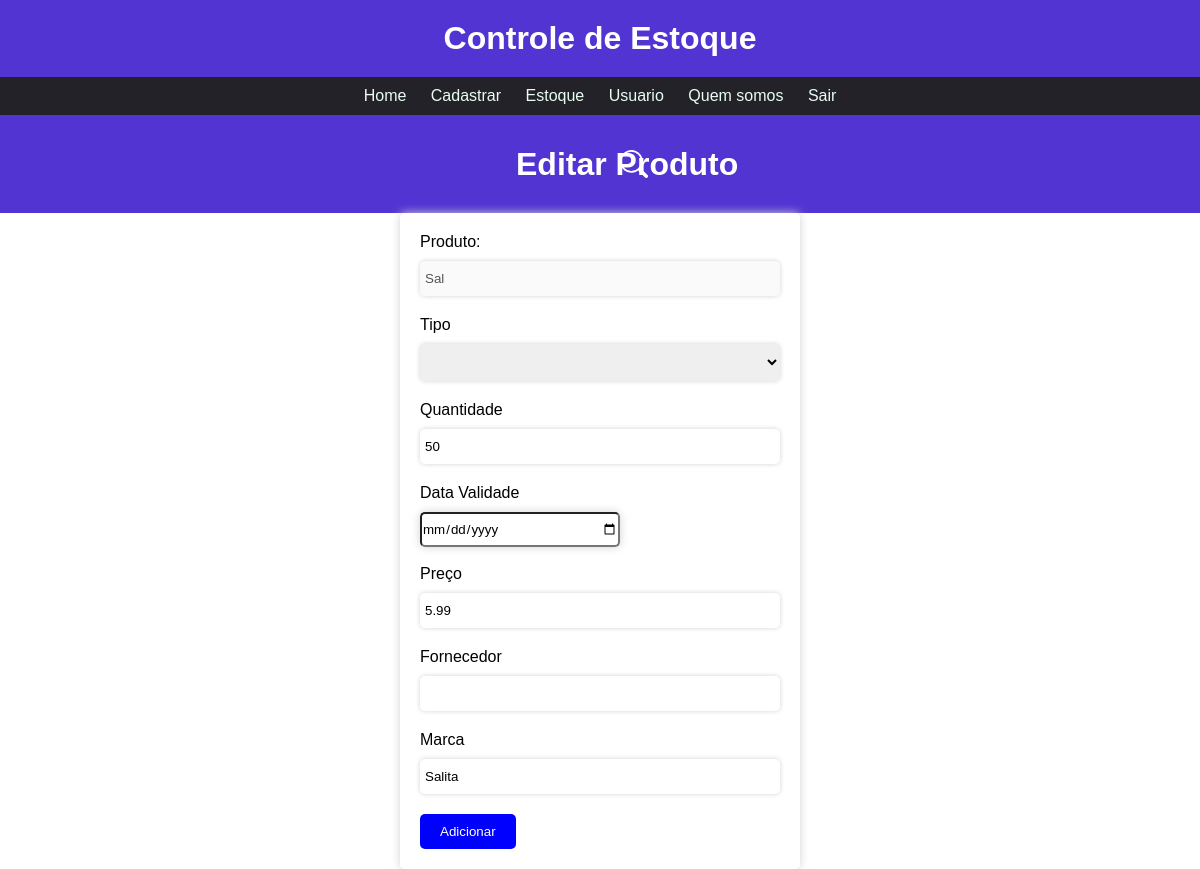
The app's page /users/Login/users/produto/editar/atualizar.php?id=1 with its own data.
### tables this page shows
create table produto(
	id int primary key auto_increment not null,
    nome varchar(50),
    tipo varchar(20),
    categoria varchar(20),
    quantidade int default 0,
    preco float,
    fornecedor varchar(45),
    marca varchar(50),
    data_validade date,
    status_cadastro datetime,
    id_usuario int,
    foreign key (id_usuario) references Usuario(id)
);

### users/Login/users/produto/editar/atualizar.php (the view, shortened to what this page needs)
<?php
 require_once('../../../config/conexao.php');
 if(!empty($_GET['id'])){
  $id = $_GET['id'];
  $sqlSelect = "SELECT * FROM produto where id=$id";
  $result = $conn->query($sqlSelect);
  if($result->num_rows > 0){
      while($user_data = mysqli_fetch_assoc($result)){
          $nome = $user_data['nome'];
          $categoria = $user_data['categoria'];
          $quantidade = $user_data['quantidade'];
          $preco = $user_data['preco'];
          $fornecedor = $user_data['fornecedor'];
          $marca = $user_data['marca'];
          $validade = $user_data['data_validade'];
      }
  }
  else{
      header('Location: ../index.php');
  }
}
?>
<!DOCTYPE html>
<html lang="pt-br">
    <head>
        <link rel="stylesheet" href="../../../css/style.css">
    </head>
    <body>
        <div class="topo">
            <ul>
                <h1>Controle de Estoque</h1>
            </ul>
        </div>
        <nav class="menu">
            <ul class="opcoes">
                <li><a href="../../../index.php">Home</a></li>
                <li>
                    <a href="#">Cadastrar</a>
                </li>
                <li ><a href="#" >Estoque</a>
                </li>
                <li><a href="#">Usuario</a>
                </li>
                <li><a href="#">Quem somos</a></li>
                <li><a href="../../Login/login.php">Sair</a></li>
            </ul>
        </nav>
        <div class="title">
            <h1 class="home">Editar Produto</h1>
        </div>
    <form action="saveEdit.php" method="post">
        <label for="">Produto:</label>
        <input type="text"  name="nome" value="<?php echo $nome?>" disabled>
        <br>
        <label>Tipo</label>
        <select class="form-select" name="tipo"  style="font-size:13px" required >
          <option value=""><?php echo $categoria?></option>
        </select>
        <br>
        <label>Quantidade</label>
        <input type="number"  name="quantidade" value="<?php echo $quantidade?>">
        <br>
        <label>Data Validade</label>
        <input type="date"  name="validade" value="<?php echo $validade?>">
        <br>
        <br>
        <label>Preço</label>
        <input type="number" name="preco" step="0.01" value="<?php echo $preco?>">
        <br>
        <label>Fornecedor</label>
        <input type="text" name="fornecedor" step="0.01" value="<?php echo $fornecedor?>">
        <br>
        <label>Marca</label>
        <input type="text" name="marca" step="0.01" value="<?php echo $marca?>">
        <br>
      <input type="submit" value="Adicionar" class="add" name="add">
    </form>
</body>
</html>

### css/style.css (style rules this page uses)
:root { --cor-fundo: rgb(36, 34, 41); --cor-primaria: rgb(232, 253, 241); --cor-hover: rgb(185, 172, 226); --cor-principal: #5134d2; }
* { font-family: "Ubuntu", sans-serif; margin: 0; padding: 0; box-sizing: border-box; }
body { font-family: sans-serif; margin: 0; padding: 0; }
.topo { background-color: var(--cor-principal); padding-top: 20px; padding-bottom: 20px; color: aliceblue; }
.topo h1 { text-align: center; }
.opcoes { list-style-type: none; padding: 0; }
.menu ul { background-color: var(--cor-fundo); }
.menu ul li { display: inline; position: relative; }
.menu ul li a { color: var(--cor-primaria); text-decoration: none; display: inline-block; padding: 10px; text-align: center; }
.menu { text-align: center; }
h1 { color: white; }
.home { display: flex; text-align: center; margin-left: 43%; margin-top: -32px; }
.title { background-color: var(--cor-principal); padding-bottom: 30px; padding-top: 30px; }
.title svg { margin-top: 5px; display: flex; margin-left: 40%; color: white; }
form { width: 400px; margin: 0 auto; background-color: white; padding: 20px; border-radius: 5px; box-shadow: 0px 0px 10px lightgrey; }
label { display: block; margin-bottom: 10px; }
input[type="text"], input[type="email"], input[type="number"], input[type="password"] { width: 100%; padding: 10px; margin-bottom: 20px; border-radius: 5px; border: none; box-shadow: 0px 0px 5px lightgrey; padding-left: 5px; }
input[type="date"] { width: 200px; height: 35px; border-radius: 5px; box-shadow: 0px 0px 10px lightgrey; }
.add { background-color: blue; color: white; padding: 10px 20px; border: none; border-radius: 5px; cursor: pointer; }
select { width: 100%; padding: 10px; margin-bottom: 20px; border-radius: 5px; border: none; box-shadow: 0px 0px 5px lightgrey; }

### records on screen
produto: nome "Sal", quantidade "50", preco "5.99", marca "Salita"
